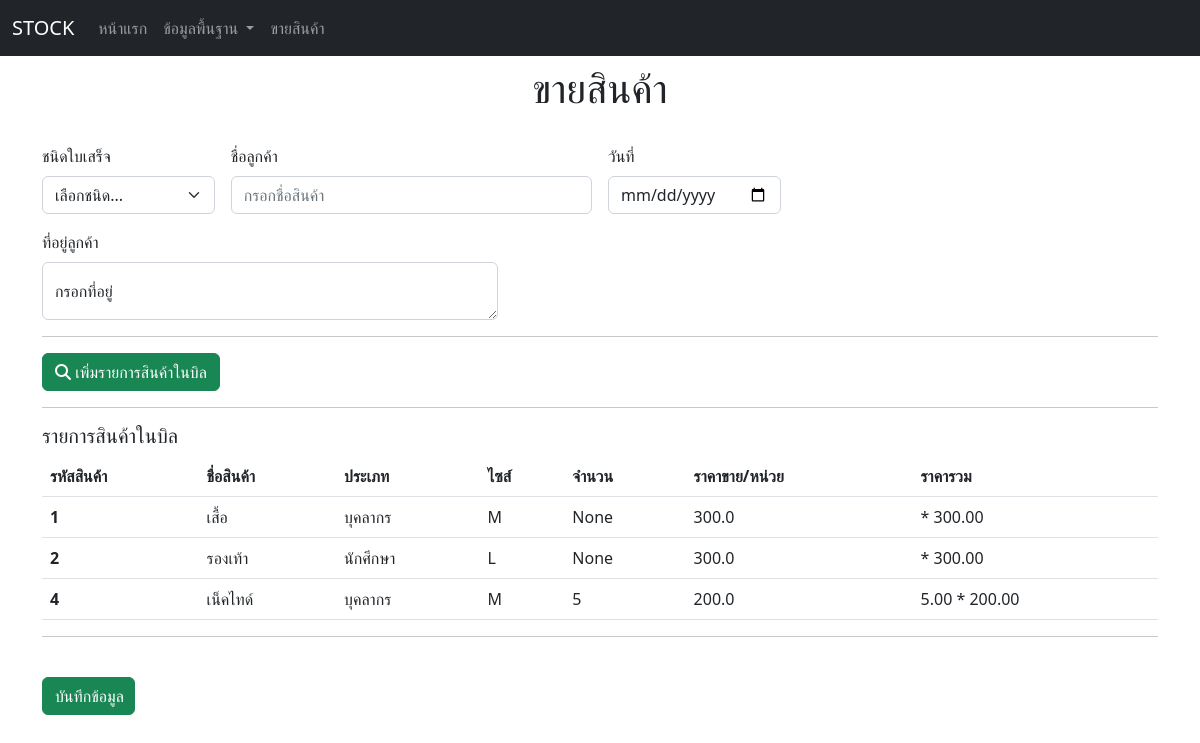
Page /bs_sellprd on the committed database.
### myapp/models.py (models this page shows, shortened)
class STK_PRD(models.Model):
    PRD_NAME = models.CharField(max_length=100)
    TYPE_ID = models.ForeignKey(STK_TYPE, on_delete=models.CASCADE)
    SIZE_ID = models.ForeignKey(STK_SIZE, on_delete=models.CASCADE)
    PRD_NUMB = models.IntegerField(null=True)
    PRD_PRICE = models.FloatField()
    class Meta:
        unique_together = ['PRD_NAME', 'TYPE_ID', 'SIZE_ID']

class STK_TYPE(models.Model):
    TYPE_NAME = models.CharField(max_length=100)

class STK_SIZE(models.Model):
    SIZE_NAME = models.CharField(max_length=100)

### myapp/views.py (the view)
# urls.py: path('bs_sellprd',views.bs_sellprd, name="bs_sellprd"),
def bs_sellprd(request):
    if request.method == "POST":
        cus_id = request.POST["cus_id"]
        user_id = request.POST["user_id"]
        ord_sump = request.POST["ord_sump"]
        ord_typesell = request.POST["ord_typesell"]
        sellprd = STK_ORD.objects.create(
            CUS_ID_id=cus_id,
            USER_ID_id=user_id,
            ORD_SUMP=ord_sump,
            ORD_TYPESELL=ord_typesell
        )
        sellprd.save()
        messages.success(request, "บันทึกการขายสินค้าเรียบร้อยแล้ว")
        return redirect("/bs_product")
    else:
        products = STK_PRD.objects.all()
        customers = STK_CUS.objects.all()
        users = STK_USER.objects.all()
        for product in products:
            if product.PRD_NUMB is not None and product.PRD_PRICE is not None:
                product.total_price = product.PRD_NUMB * product.PRD_PRICE
            else:
                product.total_price = 0
        return render(request, "bs_sellprd.html", {"products": products, "customers": customers, "users": users})

### myapp/templates/bs_sellprd.html (shortened to what this page needs)
{% extends "base.html" %}
{% load static %}
{% block content %}
<h1 class="text-center">ขายสินค้า</h1>
<form method="post" action="{% url 'bs_sellprd' %}">
    <div class="row g-3 mt-3">
        <div class="col-sm-2">
            <label for="type_id" class="form-label">ชนิดใบเสร็จ</label>
            <select id="type_id" name="type_id" class="form-select">
                <option selected>เลือกชนิด...</option>
            </select>
        </div>
        <div class="col-sm-4">
            <label for="prd_name" class="form-label">ชื่อลูกค้า</label>
            <input type="text" id="prd_name" name="prd_name" class="form-control" placeholder="กรอกชื่อสินค้า"
                aria-label="กรอกชื่อสินค้า">
        </div>
        <div class="col-sm-2">
            <label for="prd_name" class="form-label">วันที่</label>
            <input type="date" id="prd_name" name="prd_name" class="form-control" placeholder="กรอกชื่อสินค้า"
                aria-label="กรอกชื่อสินค้า">
        </div>
        <div class="col-sm-5">
            <label for="prd_price" class="form-label">ที่อยู่ลูกค้า</label>
            <div class="form-floating">
                <textarea class="form-control" placeholder="Leave a comment here" id="floatingTextarea"></textarea>
                <label for="floatingTextarea">กรอกที่อยู่</label>
            </div>
        </div>
    </div>
    <hr>
    <button type="button" class="btn btn-success" data-bs-toggle="modal" data-bs-target="#exampleModal">
        <i class="fa-solid fa-magnifying-glass"></i>
        เพิ่มรายการสินค้าในบิล
    </button>
    <hr>
    <h5>รายการสินค้าในบิล</h5>
    <table class="table">
        <thead>
            <tr>
                <th scope="col">รหัสสินค้า</th>
                <th scope="col">ชื่อสินค้า</th>
                <th scope="col">ประเภท</th>
                <th scope="col">ไซส์</th>
                <th scope="col">จำนวน</th>
                <th scope="col">ราคาขาย/หน่วย</th>
                <th scope="col">ราคารวม</th>
            </tr>
        </thead>
        <tbody>
            {% for product in products %}
            <tr>
                <th scope="row">{{ product.id }}</th>
                <td>{{ product.PRD_NAME }}</td>
                <td>{{ product.TYPE_ID.TYPE_NAME }}</td>
                <td>{{ product.SIZE_ID.SIZE_NAME }}</td>
                <td>{{ product.PRD_NUMB }}</td>
                <td>{{ product.PRD_PRICE }}</td>
                <td>{{ product.PRD_NUMB|floatformat:2 }} * {{ product.PRD_PRICE|floatformat:2 }}</td>
            </tr>
            {% endfor %}
        </tbody>
    </table>
    <hr>
    <input class="btn btn-success col-sm-1 mt-4" type="submit" value="บันทึกข้อมูล">
</form>
{% endblock %}

### rows in the picture
STK_PRD: id "1", PRD_NAME "เสื้อ", TYPE_ID.TYPE_NAME "บุคลากร", SIZE_ID.SIZE_NAME "M", PRD_NUMB "None", PRD_PRICE "300.0", PRD_PRICE "300.00"
STK_PRD: id "2", PRD_NAME "รองเท้า", TYPE_ID.TYPE_NAME "นักศึกษา", SIZE_ID.SIZE_NAME "L", PRD_NUMB "None", PRD_PRICE "300.0", PRD_PRICE "300.00"
STK_PRD: id "4", PRD_NAME "เน็คไทด์", TYPE_ID.TYPE_NAME "บุคลากร", SIZE_ID.SIZE_NAME "M", PRD_NUMB "5", PRD_PRICE "200.0", PRD_NUMB "5.00", PRD_PRICE "200.00"
